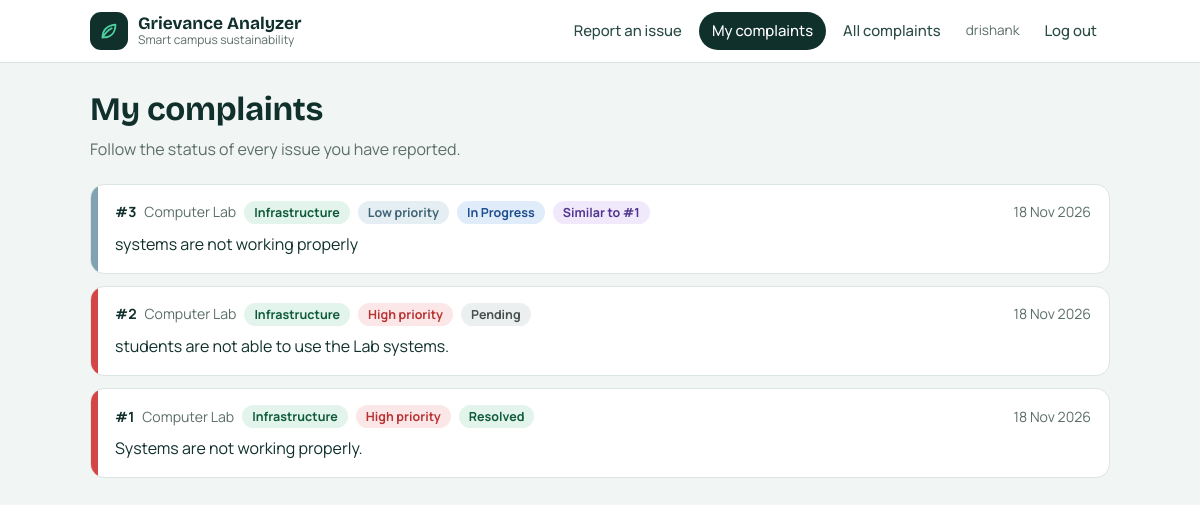
The page /my-complaints (signed in) on the database its author committed.
### app.py (models this page shows)
class Complaint(db.Model):
    id = db.Column(db.Integer, primary_key=True)
    user_id = db.Column(db.Integer, db.ForeignKey("user.id"), nullable=True)
    text = db.Column(db.Text, nullable=False)
    location = db.Column(db.String(50), nullable=False)
    category = db.Column(db.String(30))
    priority = db.Column(db.String(10))
    status = db.Column(db.String(20), default="Pending")
    duplicate_of = db.Column(db.Integer, nullable=True)
    created_at = db.Column(db.DateTime, default=datetime.utcnow)

### app.py (the view)
@app.route("/my-complaints")
@login_required
def my_complaints():
    items = Complaint.query.filter_by(user_id=session["user_id"]).order_by(Complaint.created_at.desc()).all()
    return render_template("my_complaints.html", items=items)

### app.py (called while the page is built)
def login_required(f):
    @wraps(f)
    def wrapper(*a, **k):
        if not session.get("user_id"):
            flash("Please log in first.", "warning")
            return redirect(url_for("login"))
        return f(*a, **k)
    return wrapper

@app.context_processor
def inject():
    return dict(is_admin=session.get("role") == "admin", user_name=session.get("name"),
                logged_in=bool(session.get("user_id")),
                STATUSES=STATUSES, CATEGORIES=CATEGORIES, PRIORITIES=PRIORITIES)

### templates/my_complaints.html
{% extends "base.html" %}{% from "_item.html" import item with context %}
{% block title %}My complaints{% endblock %}{% block content %}
<div class="page-head"><h1>My complaints</h1><p>Follow the status of every issue you have reported.</p></div>
{% if items %}<div class="list">{% for c in items %}{{ item(c) }}{% endfor %}</div>
{% else %}<div class="empty"><h2>Nothing reported yet</h2><p>Spotted a leaking tap or an overflowing bin? Tell us about it.</p><a class="btn" href="/">Report an issue</a></div>{% endif %}
{% endblock %}

### templates/_item.html (shortened to what this page needs)
{% macro item(c, admin=False) %}
<article class="item p-{{ c.priority|lower }}">
  <div class="item-top">
    <strong>#{{ c.id }}</strong><span>{{ c.location }}</span>
    <span class="pill pill-cat">{{ c.category }}</span>
    <span class="pill pill-{{ c.priority|lower }}">{{ c.priority }} priority</span>
    <span class="pill pill-status-{{ c.status|lower|replace(' ', '-') }}">{{ c.status }}</span>
    {% if c.duplicate_of %}<span class="pill dup">Similar to #{{ c.duplicate_of }}</span>{% endif %}
    <span class="when">{{ c.created_at.strftime('%d %b %Y') }}</span>
  </div>
  <p class="item-text">{{ c.text }}</p>
</article>
{% endmacro %}

### static/style.css (style rules this page uses)
:root { --ink:#10302c;--ink-2:#294a45;--muted:#5b6e6a;--bg:#f1f5f3;--line:#dce5e1; --leaf:#14805a;--leaf-dark:#0f6747;--leaf-bright:#4fd1a0;--leaf-soft:#e3f4ec; --high:#b83232;--high-soft:#fbe7e7;--med:#7a5200;--med-soft:#fdf0d0;--low:#3f6475;--low-soft:#e4eef3;color-scheme:light }
* { box-sizing:border-box }
body { margin:0;background:var(--bg);color:var(--ink);font:400 16px/1.55 Manrope,system-ui,"Segoe UI",Roboto,sans-serif }
h1,h2,h3 { font-family:"Bricolage Grotesque",Manrope,system-ui,sans-serif;font-weight:700;letter-spacing:-.01em;line-height:1.15;margin:0 }
.page-head { margin-bottom:22px }
.page-head h1 { font-size:2.05rem }
.page-head p { color:var(--muted);margin:8px 0 0;max-width:62ch }
.list { display:grid;gap:12px }
.item { position:relative;overflow:hidden;background:#fff;border:1px solid var(--line);border-radius:14px;padding:16px 18px 16px 24px }
.item::before { content:"";position:absolute;left:0;top:0;bottom:0;width:7px;background:var(--rail,#c3d1cb) }
.item.p-high { --rail:#d64545 }
.item.p-low { --rail:#7fa3b3 }
.item-top { display:flex;gap:8px;flex-wrap:wrap;align-items:center;margin-bottom:8px;font-size:.88rem;color:var(--muted) }
.item-top strong { color:var(--ink) }
.item-top .when { margin-left:auto }
.item-text { margin:0;max-width:75ch }
.pill { display:inline-block;padding:2px 10px;border-radius:999px;font-weight:700;font-size:.78rem }
.pill-cat { background:var(--leaf-soft);color:#0f5a3b }
.pill-high { background:var(--high-soft);color:var(--high) }
.pill-low { background:var(--low-soft);color:var(--low) }
.pill-status-pending { background:#eceff0;color:#44514e }
.pill-status-in-progress { background:#e1ecfb;color:#1f4f8f }
.pill-status-resolved { background:var(--leaf-soft);color:#0f5a3b }
.dup { background:#efe9fb;color:#51348f }

### rows shown on the page
Complaint: id "3", location "Computer Lab", category "Infrastructure", priority "Low", status "In Progress", duplicate_of "1", created_at "18 Nov 2026", text "systems are not working properly"
Complaint: id "2", location "Computer Lab", category "Infrastructure", priority "High", status "Pending", created_at "18 Nov 2026", text "students are not able to use the Lab systems."
Complaint: id "1", location "Computer Lab", category "Infrastructure", priority "High", status "Resolved", created_at "18 Nov 2026", text "Systems are not working properly."

### other values the page prints
{{ user_name }} "drishank"
